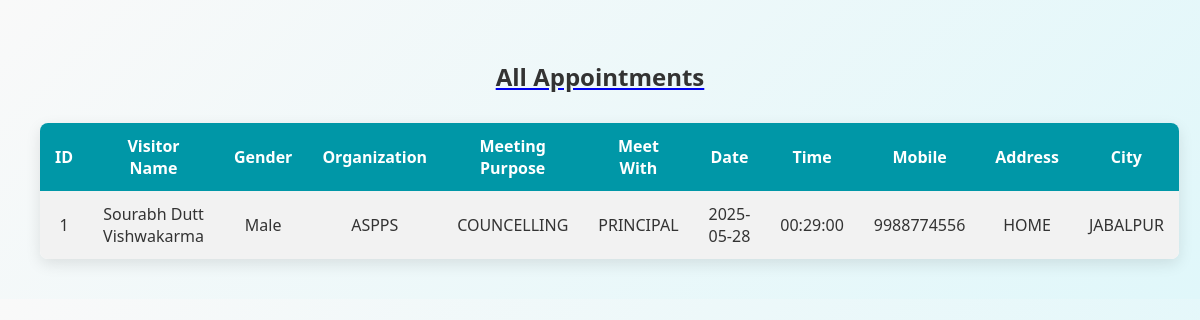
/ERP/view_appointments.php, run on the app's committed database.
### tables this page shows
CREATE TABLE `appointments` (
  `id` int(11) NOT NULL,
  `visitor_name` varchar(100) NOT NULL,
  `gender` enum('Male','Female') NOT NULL,
  `organization_name` varchar(100) NOT NULL,
  `meeting_purpose` varchar(255) NOT NULL,
  `meet_with` varchar(100) DEFAULT NULL,
  `date` date NOT NULL,
  `time` time NOT NULL,
  `mobile` varchar(15) NOT NULL,
  `address` text DEFAULT NULL,
  `city` varchar(100) NOT NULL
);

### ERP/view_appointments.php (the view, shortened to what this page needs)
<?php
$conn = new mysqli("localhost", "root", "", "school_erp");
$sql = "SELECT * FROM appointments";
$result = $conn->query($sql);
?>
<!DOCTYPE html>
<html lang="en">
<head>
</head>
<body>
   <a href="front_desk.php"><h2>All Appointments</h2></a>
    <table>
        <tr>
            <th>ID</th>
            <th>Visitor Name</th>
            <th>Gender</th>
            <th>Organization</th>
            <th>Meeting Purpose</th>
            <th>Meet With</th>
            <th>Date</th>
            <th>Time</th>
            <th>Mobile</th>
            <th>Address</th>
            <th>City</th>
        </tr>
        <?php
        if ($result->num_rows > 0) {
            while($row = $result->fetch_assoc()) {
                echo "<tr>
                    <td>{$row['id']}</td>
                    <td>{$row['visitor_name']}</td>
                    <td>{$row['gender']}</td>
                    <td>{$row['organization_name']}</td>
                    <td>{$row['meeting_purpose']}</td>
                    <td>{$row['meet_with']}</td>
                    <td>{$row['date']}</td>
                    <td>{$row['time']}</td>
                    <td>{$row['mobile']}</td>
                    <td>{$row['address']}</td>
                    <td>{$row['city']}</td>
                </tr>";
            }
        } else {
            echo "<tr><td colspan='11'>No Appointments Found</td></tr>";
        }
        ?>
    </table>
</body>
</html>

### ERP/view_appointments.php (style rules this page uses)
body { font-family: 'Segoe UI', Tahoma, Geneva, Verdana, sans-serif; background: linear-gradient(135deg, #f9f9f9, #e0f7fa); margin: 0; padding: 40px; }
h2 { text-align: center; color: #333; margin-bottom: 30px; }
table { width: 100%; border-collapse: collapse; background-color: white; box-shadow: 0 5px 15px rgba(0, 0, 0, 0.1); border-radius: 8px; overflow: hidden; }
th, td { padding: 12px 15px; text-align: center; }
th { background-color: #0097a7; color: white; font-weight: bold; }
tr:nth-child(even) { background-color: #f2f2f2; }
td { color: #333; }

### data on the page
appointments: id "1", visitor_name "Sourabh Dutt Vishwakarma", gender "Male", organization_name "ASPPS", meeting_purpose "COUNCELLING", meet_with "PRINCIPAL", date "2025-05-28", time "00:29:00", mobile "9988774556", address "HOME", city "JABALPUR"
